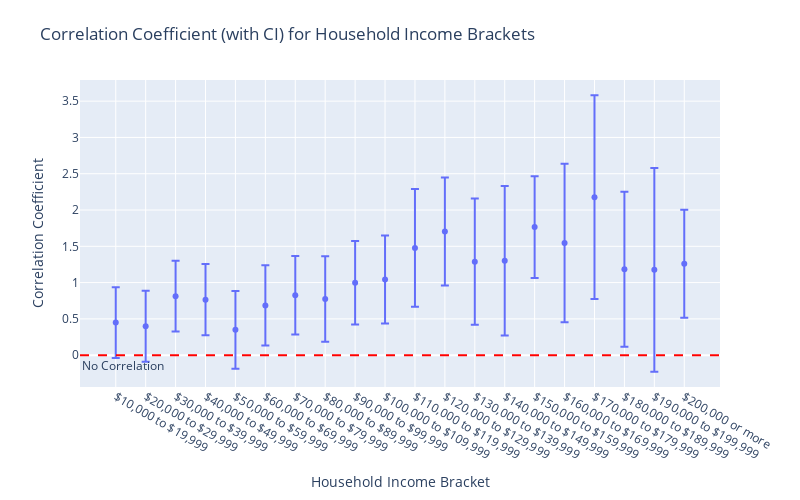

Here is the notebook cell this chart was saved with:
### Code cell
# Extract coefficients and confidence intervals
coefficients = simple_model.params.drop('Intercept')
conf_intervals = simple_model.conf_int().drop('Intercept')

# Create the plot data with lower and upper bounds for confidence intervals
plot_data = pd.DataFrame({
    'Household Income Bracket': income_categories[1:],  # Exclude intercept
    'Coefficient': coefficients.values,
    'CI Lower': conf_intervals[0].values,  # Lower bound
    'CI Upper': conf_intervals[1].values   # Upper bound
})

# Calculate errors for the plot
plot_data['Error Upper'] = plot_data['CI Upper'] - plot_data['Coefficient']
plot_data['Error Lower'] = plot_data['Coefficient'] - plot_data['CI Lower']

# Create scatter plot with confidence intervals and flipped axes
import plotly.express as px

fig = px.scatter(
    plot_data,
    x='Household Income Bracket',
    y='Coefficient',
    title='Correlation Coefficient (with CI) for Household Income Brackets',
    error_y=plot_data['Error Upper'],
    error_y_minus=plot_data['Error Lower'],
    labels={'Coefficient': 'Correlation Coefficient'},
    width=800,
    height=500,
)

# Modify the y-axis scale to show more numbers
fig.update_layout(
    yaxis=dict(
        tickmode='linear',  # Set to linear tick mode
        tick0=-2,  # Starting tick value
        dtick=0.5,  # The distance between ticks
        automargin=True  # Automatically adjust margins on y-axis
    ),
    xaxis=dict(
        automargin=True  # Automatically adjust margins on x-axis
    ),
    margin=dict(t=80, b=80, l=80, r=80),  # Reduce the margins (top, bottom, left, right)
)

fig.add_hline(
    y=0,
    line_dash="dash",
    line_color="red",
    annotation_text="No Correlation",
    annotation_position="bottom left"
)

# Render the plot
fig.show()

### Figure 1 — Plotly figure (JSON) as saved in the notebook; plotly's stock layout.template omitted (floating-point values rounded to 4 significant figures)
{"data": [{"error_y": {"array": [0.4881, 0.4888, 0.4874, 0.4918, 0.5357, 0.5526, 0.5407, 0.5893, 0.5753, 0.6073, 0.8113, 0.7449, 0.87, 1.03, 0.7012, 1.091, 1.403, 1.069, 1.403, 0.7449], "arrayminus": [0.4881, 0.4888, 0.4874, 0.4918, 0.5357, 0.5526, 0.5407, 0.5893, 0.5753, 0.6073, 0.8113, 0.7449, 0.87, 1.03, 0.7012, 1.091, 1.403, 1.069, 1.403, 0.7449]}, "hovertemplate": "Household Income Bracket=%{x}<br>Correlation Coefficient=%{y}<extra></extra>", "legendgroup": "", "marker": {"color": "#636efa", "symbol": "circle"}, "mode": "markers", "name": "", "orientation": "v", "showlegend": false, "type": "scatter", "x": ["$10,000 to $19,999", "$20,000 to $29,999", "$30,000 to $39,999", "$40,000 to $49,999", "$50,000 to $59,999", "$60,000 to $69,999", "$70,000 to $79,999", "$80,000 to $89,999", "$90,000 to $99,999", "$100,000 to $109,999", "$110,000 to $119,999", "$120,000 to $129,999", "$130,000 to $139,999", "$140,000 to $149,999", "$150,000 to $159,999", "$160,000 to $169,999", "$170,000 to $179,999", "$180,000 to $189,999", "$190,000 to $199,999", "$200,000 or more"], "xaxis": "x", "y": [0.4485, 0.3988, 0.8122, 0.7647, 0.3494, 0.6853, 0.8269, 0.7733, 0.9981, 1.043, 1.477, 1.704, 1.288, 1.301, 1.765, 1.545, 2.176, 1.184, 1.176, 1.26], "yaxis": "y"}], "layout": {"annotations": [{"showarrow": false, "text": "No Correlation", "x": 0, "xanchor": "left", "xref": "x domain", "y": 0, "yanchor": "top", "yref": "y"}], "height": 500, "legend": {"tracegroupgap": 0}, "margin": {"b": 80, "l": 80, "r": 80, "t": 80}, "shapes": [{"line": {"color": "red", "dash": "dash"}, "type": "line", "x0": 0, "x1": 1, "xref": "x domain", "y0": 0, "y1": 0, "yref": "y"}], "title": {"text": "Correlation Coefficient (with CI) for Household Income Brackets"}, "width": 800, "xaxis": {"anchor": "y", "automargin": true, "domain": [0, 1], "title": {"text": "Household Income Bracket"}}, "yaxis": {"anchor": "x", "automargin": true, "domain": [0, 1], "dtick": 0.5, "tick0": -2, "tickmode": "linear", "title": {"text": "Correlation Coefficient"}}}}
